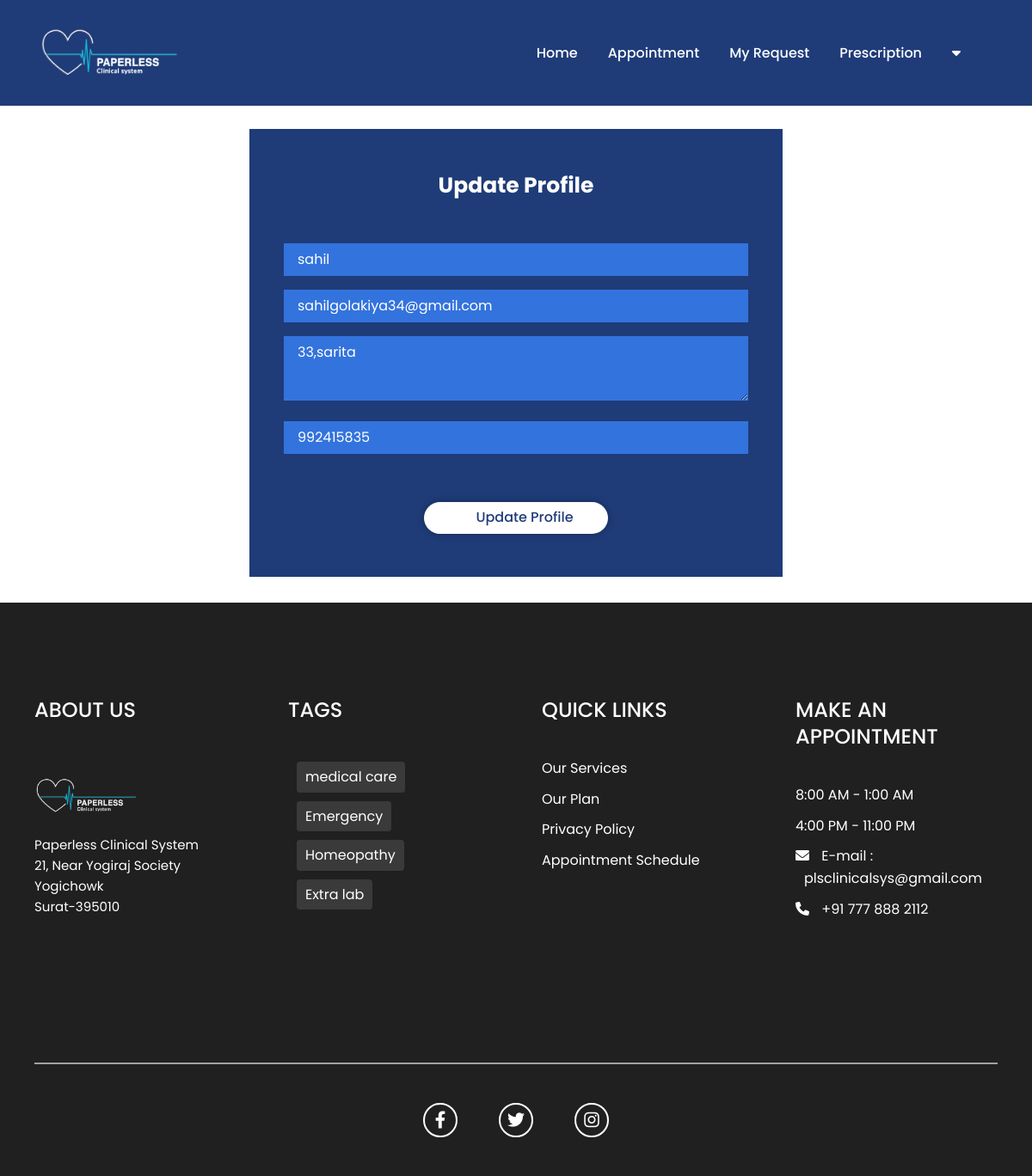
Page /profile.php (signed in) on the committed database.
### tables this page shows
CREATE TABLE IF NOT EXISTS `signup` (
  `fname` varchar(50) NOT NULL,
  `username` varchar(50) NOT NULL,
  `password` varchar(20) NOT NULL,
  `email` varchar(50) NOT NULL,
  `address` varchar(200) NOT NULL,
  `contact` int NOT NULL,
  `sec_que` varchar(50) NOT NULL,
  `answer` varchar(20) NOT NULL,
  `gender` varchar(5) NOT NULL,
  `user_type` varchar(20) NOT NULL
);

### profile.php (the view, shortened to what this page needs)
<!DOCTYPE html>
<html lang="en">
<head>
    <link rel="stylesheet" href="https://cdnjs.cloudflare.com/ajax/libs/font-awesome/6.0.0-beta2/css/all.min.css" />
    <link rel="stylesheet" href="css/normalize.css">
    <link rel="stylesheet" href="css/main.css">
</head>
<body>
    <?php
    include "navigationlogin.php";
    ?>
    <main>
        <section id="contact" class="contact py123">
            <div class="container">
                <div class="contact-right text-white text-center bg-blue">
                    <div class="contact-head">
                        <h3 class="lead">Update Profile</h3>
                    </div>
                    <?php
                    include "connect.php";
                    $em = $_SESSION['un'];
                    $q = "select * from signup where username='$em'";
                    $res = mysqli_query($cn, $q) or die(mysqli_error($cn));
                    while ($info = mysqli_fetch_array($res)) {
                        $fname = $info['fname'];
                        $email = $info['email'];
                        $adr = $info['address'];
                        $conta = $info['contact'];
                    ?>
                        <form method="post" action="uprofile.php" name="signup">
                            <div class="col-md-6">
                                <div class="form-element">
                                    <input name="txtfname" id="name" type="text" placeholder="Full Name" class="form-control input-md" value='<?php echo $fname; ?>'>
                                </div>
                            </div>
                            <div class="col-md-6">
                                <div class="form-element">
                                    <input name="txtemail" type="text" placeholder="Email" class="form-control input-md" value='<?php echo $email; ?>' required>
                                </div>
                            </div>
                            <div class="col-md-6">
                                <div class="form-element">
                                    <textarea name="txtaddress" class="form-control input-md" cols="30" rows="3" placeholder="Address" required><?php echo $adr; ?></textarea>
                                </div>
                            </div>
                            <div class="col-md-6">
                                <div class="form-element">
                                    <input name="txtcontact" type="number" placeholder="Contact" class="form-control input-md" value='<?php echo $conta; ?>' required>
                                </div>
                            </div>
                            <button type="submit" class="btn btn-white btn-submit">
                                <i></i> Update Profile
                            </button>
                        </form>
                    <?php
                    }
                    ?>
                </div>
            </div>
        </section>
    </main>
    <?php
    include "footer.php";
    ?>
</body>
</html>

### css/main.css (style rules this page uses)
:root { --fros-blue-color: #1f3c79; --light-blue-color: #16c5ff; --dark-color: #202020; --light-gray: #dedede; --dark-gray: #a1a1a0; --light-color: #fff; --poppins-font: 'Poppins', sans-serif; --transition: all 0.3s ease-in-out; --box-shadow: 0 0 15px 2px rgba(0, 0, 0, 0.2)!important; }
* { padding: 0; margin: 0; -webkit-box-sizing: border-box; box-sizing: border-box; }
html { font-size: 10px; }
body { font-size: 1.6rem; line-height: 1.6; font-family: var(--poppins-font); }
.bg-blue { background-color: var(--fros-blue-color); }
.text-white { color: var(--light-color); }
.btn, button { border: none; cursor: pointer; }
.btn { padding: .9rem 4rem; border-radius: 3rem; display: inline-block; background-color: var(--light-color); font-weight: 500; -webkit-box-shadow: 0 0 7px 2px rgba(0, 0, 0, 0.2); box-shadow: 0 0 7px 2px rgba(0, 0, 0, 0.2); -webkit-transition: var(--transition); -o-transition: var(--transition); transition: var(--transition); }
.btn-white { color: var(--fros-blue-color); }
.container { max-width: 95vw; margin: 0 auto; padding: 0 1rem; }
input { outline: 0; }
.lead { font-size: 25px; text-transform: capitalize; }
h1, h2, h3 { text-transform: capitalize; margin-top: 0; line-height: 1.3; }
.py123 { padding: 3rem 280px; }
.text-center { text-align: center; }
.contact-right { padding: 5rem 4rem; }
.contact-right form { margin-top: 5rem; }
.form-element .form-control { width: 100%; background-color: #3373dd; border: none; outline: 0; padding: 1rem 1.6rem; margin-bottom: 1.6rem; color: var(--light-color); }
.form-element .form-control::placeholder { color: var(--light-color); }
.btn-submit { margin-top: 4rem; }
@media (min-width: 992px) { .contact .container { grid-template-columns: repeat(2, 1fr); -webkit-column-gap: 2.4rem; -moz-column-gap: 2.4rem; column-gap: 2.4rem; } }
@media (min-width: 1200px) { .contact .container { grid-template-columns: auto 514px; } }

### rows in the picture
signup: txtfname "sahil", txtemail "sahilgolakiya34@gmail.com", txtaddress "33,sarita", txtcontact "992415835"
